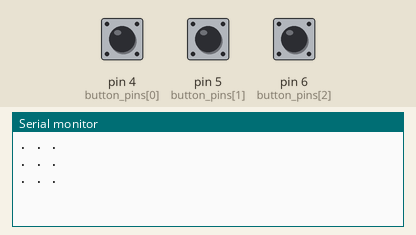
The sketch below on a simulated Arduino Uno, built with avr-gcc and run on an emulated ATmega328P. On the bench: the last lines printed to the serial monitor. Inputs (shaded band) come from the test bench; at power-on: pin 4 (button_pins[0]) LOW, pin 5 (button_pins[1]) LOW, pin 6 (button_pins[2]) LOW.

Above: at 2.8 s.
2.9 s: pin 4 (button_pins[0]) pulled HIGH for 1.2 s
At 3.8 s:
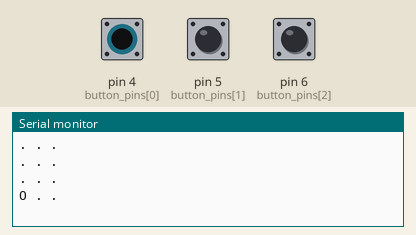
5.6 s: pin 5 (button_pins[1]) pulled HIGH for 1.2 s
At 6.6 s:
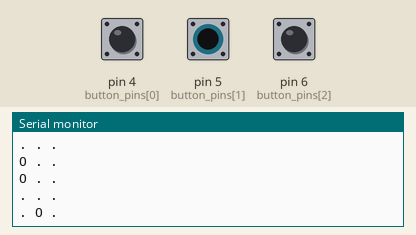
8.3 s: pin 6 (button_pins[2]) pulled HIGH for 1.2 s
At 9.8 s:
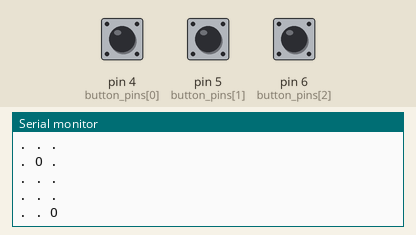
11.0 s: pin 4 (button_pins[0]) driven HIGH and pin 5 (button_pins[1]) driven HIGH
At 11.7 s:
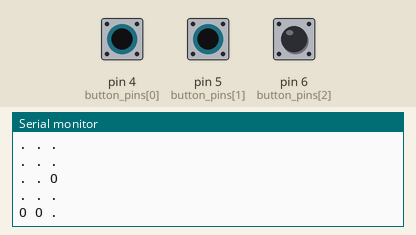
13.5 s: pin 6 (button_pins[2]) pulled HIGH for 1.2 s
At 14.8 s:
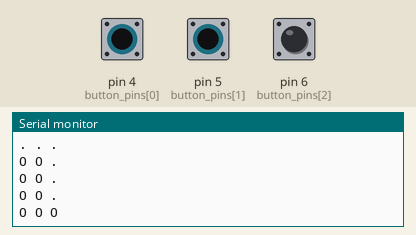
16.2 s: pin 5 (button_pins[1]) driven LOW and pin 6 (button_pins[2]) driven HIGH
At 17.4 s:
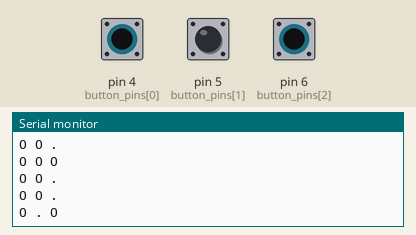

The sketch:

ButtonTest1.ino
```cpp
int button_pins[] = {4, 5, 6};     // 버튼 연결 핀

void setup(){
  for(int i = 0; i < 3; i++)       // 버튼 연결 핀을 입력으로 설정
         pinMode(button_pins[i], INPUT);
  Serial.begin(9600);             // 시리얼 모니터 초기화
}

void loop(){
  for(int i = 0; i < 3; i++){
       if(digitalRead(button_pins[i]))   // 버튼이 눌러진 경우
                Serial.print("O ");
       else                                   // 버튼이 눌러지지 않은 경우
                Serial.print(". ");
  }
  Serial.println();

  delay(1000);
}
```

Measured:
- after the input at 2.9 s, the serial monitor: prints a new line after 0.10 s (image 1)
- after the input at 5.6 s, the serial monitor: prints a new line after 0.40 s (image 2)
- after the input at 8.3 s, the serial monitor: prints a new line after 0.70 s (image 3)
- after the input at 11.0 s, the serial monitor: prints a new line at once (image 4)
- after the input at 13.5 s, the serial monitor: prints a new line after 0.50 s (image 5)
- after the input at 16.2 s, the serial monitor: prints a new line after 0.80 s (image 6)
